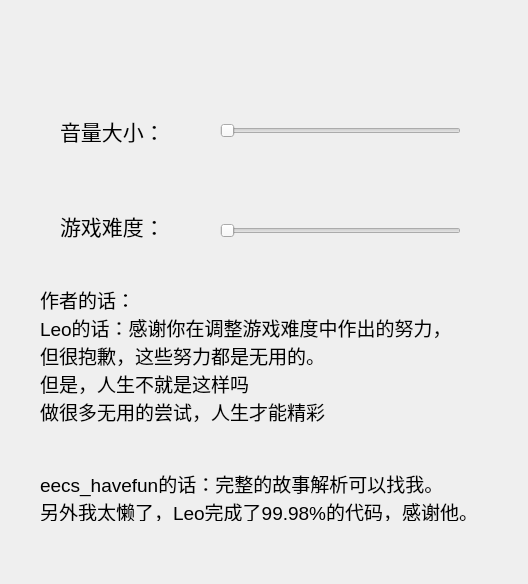
<?xml version="1.0" encoding="UTF-8"?>
<ui version="4.0">
 <class>settings</class>
 <widget class="QDialog" name="settings">
  <property name="geometry">
   <rect>
    <x>0</x>
    <y>0</y>
    <width>528</width>
    <height>584</height>
   </rect>
  </property>
  <property name="windowTitle">
   <string>Dialog</string>
  </property>
  <widget class="QSlider" name="horizontalSlider">
   <property name="geometry">
    <rect>
     <x>220</x>
     <y>120</y>
     <width>241</width>
     <height>21</height>
    </rect>
   </property>
   <property name="orientation">
    <enum>Qt::Horizontal</enum>
   </property>
  </widget>
  <widget class="QLabel" name="label">
   <property name="geometry">
    <rect>
     <x>60</x>
     <y>110</y>
     <width>111</width>
     <height>41</height>
    </rect>
   </property>
   <property name="font">
    <font>
     <pointsize>16</pointsize>
    </font>
   </property>
   <property name="text">
    <string>音量大小：</string>
   </property>
  </widget>
  <widget class="QSlider" name="horizontalSlider_2">
   <property name="geometry">
    <rect>
     <x>220</x>
     <y>220</y>
     <width>241</width>
     <height>21</height>
    </rect>
   </property>
   <property name="orientation">
    <enum>Qt::Horizontal</enum>
   </property>
  </widget>
  <widget class="QLabel" name="label_2">
   <property name="geometry">
    <rect>
     <x>60</x>
     <y>200</y>
     <width>101</width>
     <height>51</height>
    </rect>
   </property>
   <property name="font">
    <font>
     <pointsize>16</pointsize>
    </font>
   </property>
   <property name="text">
    <string>游戏难度：</string>
   </property>
  </widget>
  <widget class="QLabel" name="label_3">
   <property name="geometry">
    <rect>
     <x>40</x>
     <y>290</y>
     <width>441</width>
     <height>231</height>
    </rect>
   </property>
   <property name="font">
    <font>
     <pointsize>14</pointsize>
    </font>
   </property>
   <property name="text">
    <string>作者的话：
Leo的话：感谢你在调整游戏难度中作出的努力，
但很抱歉，这些努力都是无用的。
但是，人生不就是这样吗
做很多无用的尝试，人生才能精彩


eecs_havefun的话：完整的故事解析可以找我。
另外我太懒了，Leo完成了99.98%的代码，感谢他。</string>
   </property>
  </widget>
 </widget>
 <resources/>
 <connections/>
</ui>
